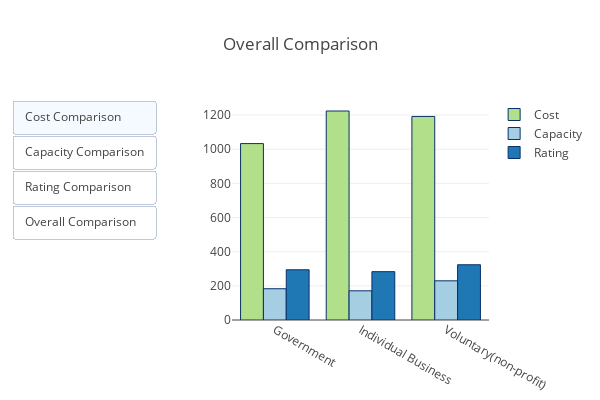

Source (notebook cell):
### Code cell
# Visualization for cost, rating, capacity for all ownership type 
cost_graph = go.Bar(x =[df['Hospital Ownership'].unique()[0],df['Hospital Ownership'].unique()[2], df['Hospital Ownership'].unique()[1]], 
                    y = df.groupby('Hospital Ownership')['Cost'].mean(),
                   name = "Cost", 
                   marker=dict(
        color='#b2df8a',
        line=dict(
            color='rgb(8,48,107)',
            width=1),
        ))


capa_graph = go.Bar(x =[df['Hospital Ownership'].unique()[0],df['Hospital Ownership'].unique()[2], df['Hospital Ownership'].unique()[1]], 
                    y = df.groupby('Hospital Ownership')['BEDS'].mean(),
                   name = "Capacity",
                   marker=dict(
        color='#a6cee3',
        line=dict(
            color='rgb(8,48,107)',
            width=1),
        ))

rating_graph = go.Bar(x =[df['Hospital Ownership'].unique()[0],df['Hospital Ownership'].unique()[2], df['Hospital Ownership'].unique()[1]], 
                    y = df.groupby('Hospital Ownership')['Hospital overall rating'].mean()*100,
                   name = "Rating",
                   marker=dict(
        color='#1f78b4',
        line=dict(
            color='rgb(8,48,107)',
            width=1),
        ))
data = [cost_graph, capa_graph, rating_graph ]

updatemenus = list([
    dict(type="buttons", x = -0.3,
       
         buttons=list([   
            dict(label = 'Cost Comparison', 
                 method = 'update',  
                 args = [{'visible': [True, False, False]}, 
                         {'title': 'Cost(USD) vs Ownership Type'
                          }]),
            dict(label = 'Capacity Comparison',
                 method = 'update',
                 args = [{'visible': [False, True, False]}, 
                         {'title': 'Capacity(Number of Beds) vs Ownership Type'
                          }]),
            dict(label = 'Rating Comparison',
                 method = 'update', 
                 args = [{'visible': [False, False, True]}, 
                         {'title': 'Rating(Out of 500) vs Ownership Type',
                          }]),
             dict(label = 'Overall Comparison',
                 method = 'update', 
                 args = [{'visible': [True, True, True,True]},  
                         {'title': 'Overall Comparison'
                          }])

       
    
]))])


layout = dict( title ="Overall Comparison", showlegend=True,  width=600,
    height=400,updatemenus=updatemenus)

fig = dict(data=data, layout=layout)
py.plotly.image.save_as(fig,filename='Overall_comparison_types.png')
py.offline.iplot(fig)

### Figure 1 — Plotly figure (JSON) as saved in the notebook; plotly's stock layout.template omitted (floating-point values rounded to 4 significant figures)
{"data": [{"marker": {"color": "#b2df8a", "line": {"color": "rgb(8,48,107)", "width": 1}}, "name": "Cost", "type": "bar", "x": ["Government", "Individual Business", "Voluntary(non-profit)"], "y": [1033.0, 1224.0, 1192.0]}, {"marker": {"color": "#a6cee3", "line": {"color": "rgb(8,48,107)", "width": 1}}, "name": "Capacity", "type": "bar", "x": ["Government", "Individual Business", "Voluntary(non-profit)"], "y": [183.0, 170.9, 229.4]}, {"marker": {"color": "#1f78b4", "line": {"color": "rgb(8,48,107)", "width": 1}}, "name": "Rating", "type": "bar", "x": ["Government", "Individual Business", "Voluntary(non-profit)"], "y": [294.1, 283.1, 323.5]}], "layout": {"height": 400, "showlegend": true, "title": "Overall Comparison", "updatemenus": [{"buttons": [{"args": [{"visible": [true, false, false]}, {"title": "Cost(USD) vs Ownership Type"}], "label": "Cost Comparison", "method": "update"}, {"args": [{"visible": [false, true, false]}, {"title": "Capacity(Number of Beds) vs Ownership Type"}], "label": "Capacity Comparison", "method": "update"}, {"args": [{"visible": [false, false, true]}, {"title": "Rating(Out of 500) vs Ownership Type"}], "label": "Rating Comparison", "method": "update"}, {"args": [{"visible": [true, true, true, true]}, {"title": "Overall Comparison"}], "label": "Overall Comparison", "method": "update"}], "type": "buttons", "x": -0.3}], "width": 600}}
